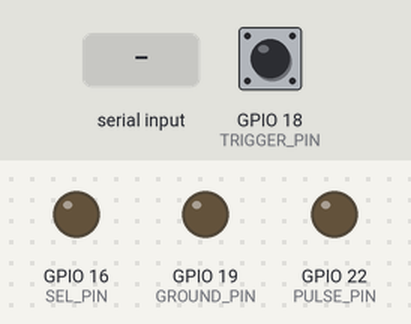
Simulated run of this sketch. Board: ESP32. On the bench: output pins drawn as LEDs (lit = HIGH). The test bench sets the inputs (shaded band); at power-on: GPIO 18 (TRIGGER_PIN) HIGH. I2S audio is not simulated (input reads silence); what the sketch prints to the serial monitor is not drawn.

Above: at 1.2 s.
1.3 s: GPIO 18 (TRIGGER_PIN) pulled LOW for 0.15 s
2.9 s: "GO\n" received over Serial
At 4.3 s:
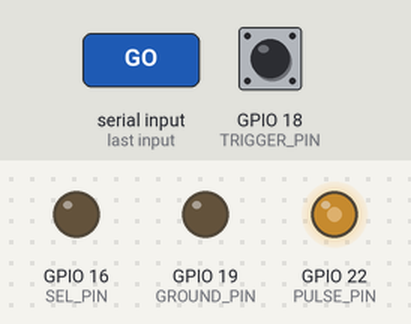
Timing chart, 0 to 28.2 s (numbered marks = the images above; inputs shaded):
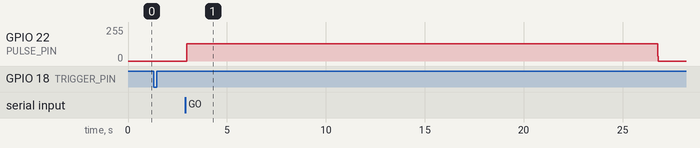

The sketch:

DigMicAndCam_new.ino
```cpp
#include <driver/i2s.h>

#define I2S_BCK 15
#define I2S_WS  4
#define I2S_SD  2
#define SEL_PIN 16

#define TRIGGER_PIN 18
#define GROUND_PIN  19

#define PULSE_PIN 22
#define PULSE_FREQ_HZ 3000

#define I2S_PORT I2S_NUM_0
#define SAMPLE_RATE 16000
#define RECORD_SECONDS 20
#define TOTAL_SAMPLES (SAMPLE_RATE * RECORD_SECONDS)

hw_timer_t *timer = NULL;
volatile bool pulseState = false;
volatile bool generating = false;

void IRAM_ATTR onTimer() {
  if (generating) {
    pulseState = !pulseState;
    digitalWrite(PULSE_PIN, pulseState);
  }
}

void setup() {
  Serial.begin(921600);

  pinMode(SEL_PIN, OUTPUT);
  digitalWrite(SEL_PIN, LOW);

  pinMode(TRIGGER_PIN, INPUT_PULLUP);
  pinMode(GROUND_PIN, OUTPUT);
  digitalWrite(GROUND_PIN, LOW);

  pinMode(PULSE_PIN, OUTPUT);
  digitalWrite(PULSE_PIN, LOW);

  timer = timerBegin(PULSE_FREQ_HZ * 2);
  timerAttachInterrupt(timer, &onTimer);
  timerAlarm(timer, 1, true, 0);

  const i2s_config_t i2s_config = {
    .mode = (i2s_mode_t)(I2S_MODE_MASTER | I2S_MODE_RX),
    .sample_rate = SAMPLE_RATE,
    .bits_per_sample = I2S_BITS_PER_SAMPLE_32BIT,
    .channel_format = I2S_CHANNEL_FMT_ONLY_LEFT,
    .communication_format = I2S_COMM_FORMAT_STAND_I2S,
    .intr_alloc_flags = ESP_INTR_FLAG_LEVEL1,
    .dma_buf_count = 8,
    .dma_buf_len = 1024,
    .use_apll = false
  };

  const i2s_pin_config_t pin_config = {
    .bck_io_num = I2S_BCK,
    .ws_io_num = I2S_WS,
    .data_out_num = -1,
    .data_in_num = I2S_SD
  };

  i2s_driver_install(I2S_PORT, &i2s_config, 0, NULL);
  i2s_set_pin(I2S_PORT, &pin_config);
}

void waitForGo() {
  while (true) {
    if (Serial.available()) {
      String cmd = Serial.readStringUntil('\n');
      cmd.trim();

      if (cmd == "GO") {
        return;
      }
    }
  }
}

void record_and_stream() {
  Serial.println("TRIGGERED");

  waitForGo();

  delay(20);

  size_t bytes_read;
  int32_t raw_sample;

  generating = true;
  pulseState = false;
  digitalWrite(PULSE_PIN, LOW);

  for (int i = 0; i < TOTAL_SAMPLES; i++) {
    i2s_read(I2S_PORT, &raw_sample, sizeof(raw_sample), &bytes_read, portMAX_DELAY);

    int16_t sample16 = (int16_t)(raw_sample >> 14);

    Serial.write((uint8_t)(sample16 & 0xFF));
    Serial.write((uint8_t)((sample16 >> 8) & 0xFF));
  }

  generating = false;
  digitalWrite(PULSE_PIN, LOW);

  Serial.flush();
}

void loop() {
  if (digitalRead(TRIGGER_PIN) == LOW) {
    delay(50);

    if (digitalRead(TRIGGER_PIN) == LOW) {
      record_and_stream();
    }

    while (digitalRead(TRIGGER_PIN) == LOW);
  }
}
```

Measured:
- after the input at 1.3 s, every drawn part: stays the same
- after the input at 2.9 s, GPIO 22 (PULSE_PIN): 0/255 → 128/255 after 0.06 s, → 0/255 23.8 s later
